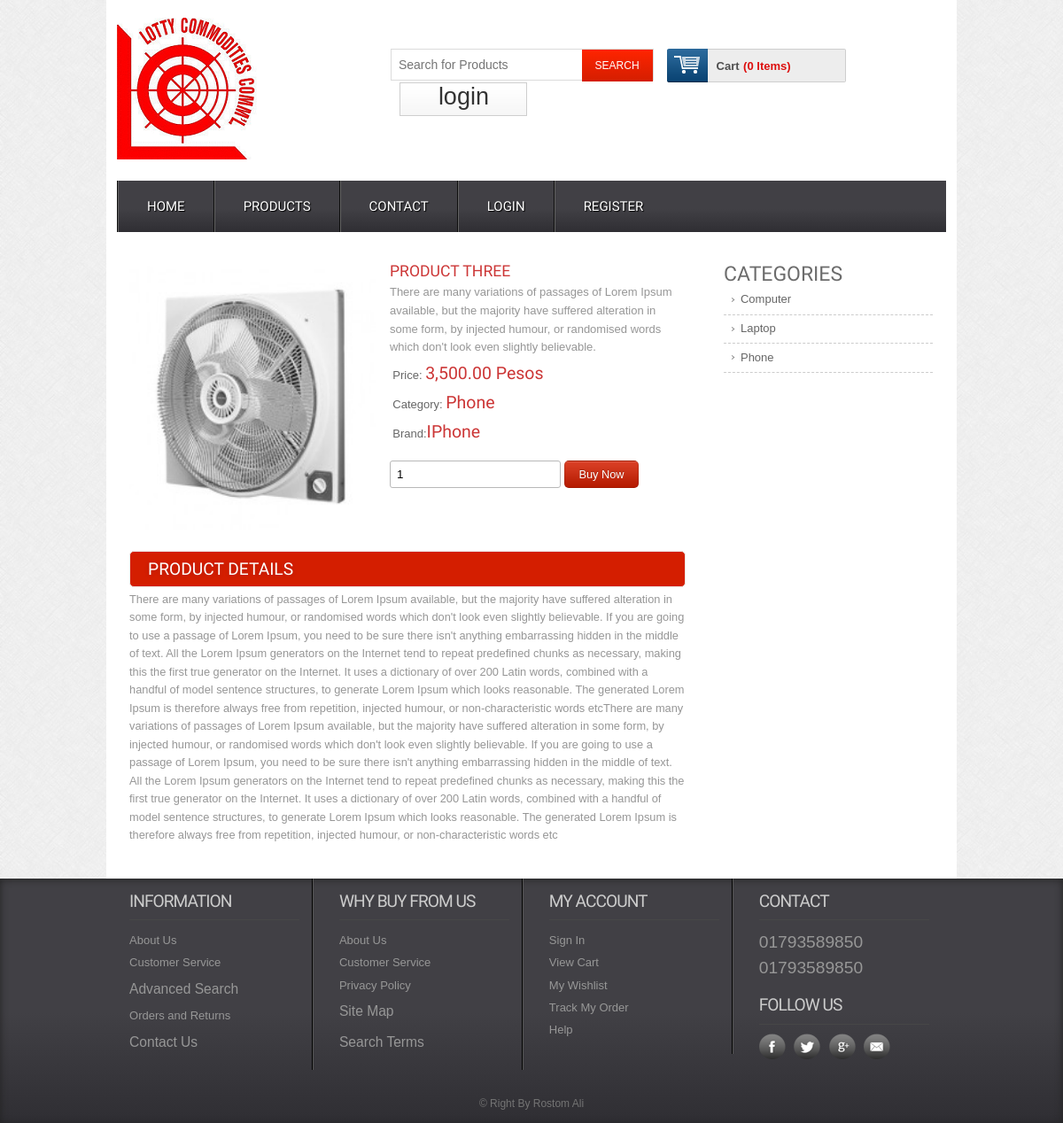
Page /single/3 on the committed database.
### tables this page shows
CREATE TABLE `tbl_product` (
  `product_id` int(11) NOT NULL,
  `product_title` varchar(255) NOT NULL,
  `product_short_description` text NOT NULL,
  `product_long_description` text NOT NULL,
  `product_image` varchar(255) NOT NULL,
  `product_price` int(11) NOT NULL,
  `product_quantity` int(11) NOT NULL,
  `product_feature` tinyint(4) NOT NULL,
  `product_category` int(11) NOT NULL,
  `product_brand` int(11) NOT NULL,
  `product_author` int(11) NOT NULL,
  `product_view` int(11) NOT NULL DEFAULT 0,
  `published_date` timestamp NOT NULL DEFAULT current_timestamp(),
  `publication_status` tinyint(4) NOT NULL
);

CREATE TABLE `tbl_category` (
  `id` int(11) NOT NULL,
  `category_name` varchar(100) NOT NULL,
  `category_description` text NOT NULL,
  `publication_status` tinyint(4) NOT NULL COMMENT 'Published=1,Unpublished=0'
);

CREATE TABLE `tbl_brand` (
  `brand_id` int(11) NOT NULL,
  `brand_name` varchar(255) NOT NULL,
  `brand_description` text NOT NULL,
  `publication_status` tinyint(4) NOT NULL
);

### application/controllers/Web.php (called while the page is built, shortened)
<?php
class Web extends CI_Controller {
    public function single($id) {
        $data = array();
        $data['get_single_product'] = $this->web_model->get_single_product($id);
        $data['get_all_category'] = $this->web_model->get_all_category();
        $this->load->view('web/inc/header');
        $this->load->view('web/pages/single', $data);
        $this->load->view('web/inc/footer');
    }
}

### index.php (called while the page is built, shortened)
<?php
require_once BASEPATH.'core/CodeIgniter.php';

### application/models/Web_Model.php (called while the page is built, shortened)
<?php
class Web_Model extends CI_Model {
    public function get_single_product($id) {
        $this->db->select('*');
        $this->db->from('tbl_product');
        $this->db->join('tbl_category', 'tbl_category.id=tbl_product.product_category');
        $this->db->join('tbl_brand', 'tbl_brand.brand_id=tbl_product.product_brand');
        $this->db->where('tbl_product.product_id', $id);
        $info = $this->db->get();
        return $info->row();
    }
    public function get_all_category() {
        $this->db->select('*');
        $this->db->from('tbl_category');
        $this->db->where('publication_status', 1);
        $info = $this->db->get();
        return $info->result();
    }
}

### application/views/web/pages/single.php (the view, shortened to what this page needs)
<div class="main">
    <div class="content">
        <div class="section group">
            <div class="cont-desc span_1_of_2">
                <div class="grid images_3_of_2">
                    <img src="<?php echo base_url('uploads/'.$get_single_product->product_image)?>" alt="" />
                </div>
                <div class="desc span_3_of_2">
                    <h2><?php echo $get_single_product->product_title?></h2>
                    <p><?php echo $get_single_product->product_short_description?></p>
                    <div class="price">
                        <p>Price: <span><?php echo $this->cart->format_number($get_single_product->product_price)?> Pesos</span></p>
                        <p>Category: <span><?php echo $get_single_product->category_name?></span></p>
                        <p>Brand:<span><?php echo $get_single_product->brand_name?></span></p>
                    </div>
                    <div class="add-cart">
                        <form action="<?php echo base_url('save/cart');?>" method="post">
                            <input type="number" class="buyfield" name="qty" value="1"/>
                            <input type="submit" class="buysubmit" name="submit" value="Buy Now"/>
                        </form>
                    </div>
                </div>
                <div class="product-desc">
                    <h2>Product Details</h2>
                    <p><?php echo $get_single_product->product_long_description?></p>
                </div>
            </div>
            <div class="rightsidebar span_3_of_1">
                <h2>CATEGORIES</h2>
                <ul>
                    <?php foreach($get_all_category as $single_category){?>
                    <li><a href="<?php echo base_url('get/category/'.$single_category->id);?>"><?php echo $single_category->category_name?></a></li>
                    <?php }?>
                </ul>
            </div>
        </div>
    </div>
</div>

### assets/web/css/style.css (style rules this page uses)
html,body,div,span,applet,object,iframe,h1,h2,h3,h4,h5,h6,p,blockquote,pre,a,abbr,acronym,address,big,cite,code,del,dfn,em,img,ins,kbd,q,s,samp,small,strike,strong,sub,sup,tt,var,b,u,i,dl,dt,dd,ol,nav ul,nav li,fieldset,form,label,legend,table,caption,tbody,tfoot,thead,tr,th,td,article,aside,canvas,details,embed,figure,figcaption,footer,header,hgroup,menu,nav,output,ruby,section,summary,time,mark,audio,video { margin:0;padding:0;border:0;font-size:100%;font:inherit;vertical-align:baseline; }
ol,ul { list-style:none;margin:0;padding:0; }
a { text-decoration:none; }
img { max-width:100%; }
body { font-family:Arial, Helvetica, sans-serif; background:url(../images/body_bg3.jpg); }
input[type="number"] { border: 1px solid #b8b8b8; border-radius: 3px; padding: 7px; }
.buysubmit { background: #d41e00 url("../images/large-button-overlay.png") repeat scroll 0 0; border: 1px solid rgba(0, 0, 0, 0.1); border-radius: 5px; color: #fff; font-family: Arial,"Helvetica Neue","Helvetica",Tahoma,Verdana,sans-serif; font-size: 0.8em; padding: 7px 15px; text-shadow: 0 -1px 1px rgba(0, 0, 0, 0.25); cursor:pointer; outline:none; }
.section { clear: both; padding: 0px; margin: 0px; }
.group:before, .group:after { content:""; display:table; }
.group:after { clear:both; }
.group { zoom:1; }
.content { padding:20px 0; background:#FFF; }
.content h2 { font-size:23px; color:#6C6C6C; font-family: 'Monda', sans-serif; }
.cont-desc { display: block; float:left; clear:both; }
.rightsidebar { display: block; float:left; margin: 0% 0 0% 1.6%; }
.cont-desc:first-child { margin-left: 0; }
.desc { display: block; float:left; margin: 0% 0 0% 2.6%; }
.span_1_of_2 { width: 67.1%; padding:1.5%; }
.images_3_of_2 { width: 44.2%; float:left; text-align:center; }
.span_3_of_2 { width: 53.2%; }
.span_3_of_1 { width: 25.2%; padding:1.5%; }
.images_3_of_2 img { height: 302px; max-width: 100%; width: 100%; }
.span_3_of_2 h2 { font-family: 'Monda', sans-serif; font-size:1.1em; color: #CC3636; font-weight : normal; margin-top: 0px; text-transform:uppercase; }
.span_3_of_2 p { font-size:0.8125em; padding:0.3em 0; color:#969696; line-height: 1.6em; font-family : verdana, arial, helvetica, helve, sans-serif; }
.price p { font-size:0.8125em; padding:1.5% 1%; color: #666; vertical-align:top; }
.price p span { font-size:1.5em; font-family: 'Monda', sans-serif; color: #CC3636; }
.add-cart { padding-top:15px; }
.product-desc,.product-tags { clear:both; padding-top:20px; }
.product-desc h2,.product-tags h2 { padding:8px 20px; background:#d41e00; border: 1px solid #EBE8E8; border-radius: 5px; -webkit-border-radius: 5px; -moz-border-radius: 5px; -o-border-radius: 5px; font-family: 'Monda', sans-serif; font-size:1.2em; color:#FFF; text-transform: uppercase; text-shadow:0 1px 5px rgba(34, 34, 34, 0.17); }
.product-desc p { font-size: 0.8em; padding: 0.3em 0; color: #969696; line-height: 1.6em; font-family: verdana, arial, helvetica, helve, sans-serif; }
.span_3_of_1 li a { font-size:0.8125em; padding:0.42em 8%; color: #666; display: block; line-height: 1.6em; font-family : Arial, Helvetica, sans-serif; border-bottom:1px dashed #CCC; background: url(../images/drop_arrow.png) no-repeat 5px 11px; }

### rows in the picture
tbl_product: product_image (picture), product_title "PRODUCT THREE", product_short_description "There are many variations of passages of Lorem Ipsum available, but the majority have suffered alteration in some form, by injected humour, or randomised words which don't look even slightly believable.", product_price "3,500.00", tbl_category.category_name "Phone", tbl_brand.brand_name "IPhone", product_long_description "There are many variations of passages of Lorem Ipsum available, but the majority have suffered alteration in some form, by injected humour, or randomised words which don't look even slightly believable. If you are going to use a passage of Lorem Ipsum, you need to be sure there isn't anything embarrassing hidden in the middle of text. All the Lorem Ipsum generators on the Internet tend to repeat predefined chunks as necessary, making this the first true generator on the Internet. It uses a dictionary of over 200 Latin words, combined with a handful of model sentence structures, to generate Lorem Ipsum which looks reasonable. The generated Lorem Ipsum is therefore always free from…"
tbl_category: category_name "Computer"
tbl_category: category_name "Laptop"
tbl_category: category_name "Phone"

### other values in the picture
$this->cart->total_items() "0"
$result->$para "01793589850 01793589850 © Right By Rostom Ali"
